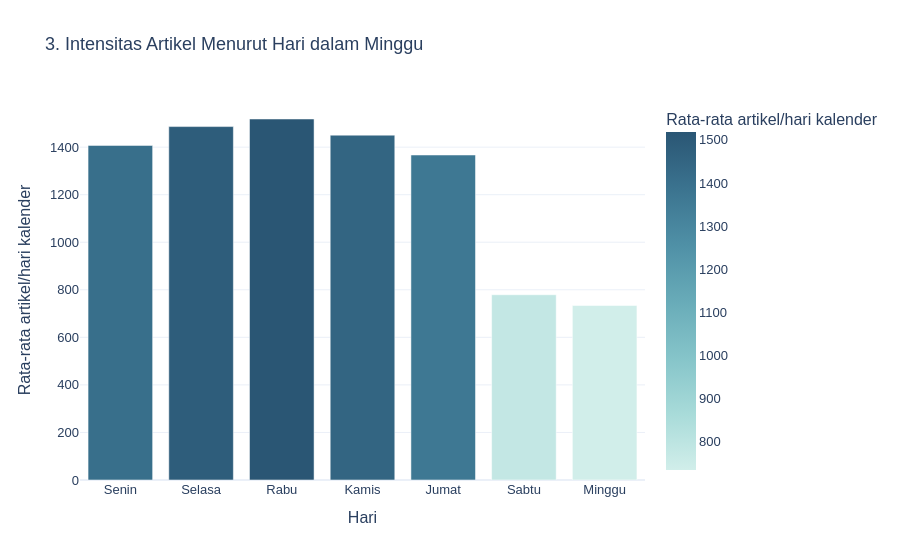

Notebook cell for this chart:
### Markdown cell above
## 3. Pola Hari dalam Minggu

Bandingkan rata-rata per hari kalender, bukan jumlah mentah: jumlah Senin dan
Minggu dalam tahun 2017 berbeda. Hari kosong dalam arsip tetap masuk denominator.

### Code cell
weekday = connection.execute("""
    SELECT weekday, SUM(artikel) AS artikel, COUNT(*) AS hari_kalender,
           COUNT(*) FILTER (WHERE ada_artikel) AS hari_teramati,
           AVG(artikel) AS rata_per_hari
    FROM daily_counts GROUP BY weekday ORDER BY weekday
""").df()
weekday['hari'] = [DAY_NAMES[int(day) - 1] for day in weekday['weekday']]
fig = px.bar(weekday, x='hari', y='rata_per_hari', hover_data=['artikel', 'hari_kalender', 'hari_teramati'],
             category_orders={'hari': DAY_NAMES}, color='rata_per_hari',
             labels={'hari': 'Hari', 'rata_per_hari': 'Rata-rata artikel/hari kalender'},
             title='3. Intensitas Artikel Menurut Hari dalam Minggu', color_continuous_scale='Teal')
show_and_save(fig, '03_weekday_pattern')

### Figure 1 — Plotly figure (JSON) as saved in the notebook; plotly's stock layout.template omitted (floating-point values rounded to 4 significant figures)
{"data": [{"customdata": [[73180.0, 52.0, 52.0], [77290.0, 52.0, 52.0], [78950.0, 52.0, 52.0], [75420.0, 52.0, 52.0], [71080.0, 52.0, 52.0], [40520.0, 52.0, 52.0], [38910.0, 53.0, 53.0]], "hovertemplate": "Hari=%{x}<br>Rata-rata artikel/hari kalender=%{marker.color}<br>artikel=%{customdata[0]}<br>hari_kalender=%{customdata[1]}<br>hari_teramati=%{customdata[2]}<extra></extra>", "legendgroup": "", "marker": {"color": [1407.0, 1486.0, 1518.0, 1450.0, 1367.0, 779.3, 734.2], "coloraxis": "coloraxis", "pattern": {"shape": ""}}, "name": "", "orientation": "v", "showlegend": false, "textposition": "auto", "type": "bar", "x": ["Senin", "Selasa", "Rabu", "Kamis", "Jumat", "Sabtu", "Minggu"], "xaxis": "x", "y": [1407.0, 1486.0, 1518.0, 1450.0, 1367.0, 779.3, 734.2], "yaxis": "y"}], "layout": {"barmode": "relative", "coloraxis": {"autocolorscale": false, "colorbar": {"title": {"text": "Rata-rata artikel/hari kalender"}}, "colorscale": [[0, "rgb(209, 238, 234)"], [0.1667, "rgb(168, 219, 217)"], [0.3333, "rgb(133, 196, 201)"], [0.5, "rgb(104, 171, 184)"], [0.6667, "rgb(79, 144, 166)"], [0.8333, "rgb(59, 115, 143)"], [1, "rgb(42, 86, 116)"]]}, "font": {"family": "Arial", "size": 13}, "hovermode": "closest", "legend": {"tracegroupgap": 0}, "title": {"text": "3. Intensitas Artikel Menurut Hari dalam Minggu"}, "xaxis": {"anchor": "y", "categoryarray": ["Senin", "Selasa", "Rabu", "Kamis", "Jumat", "Sabtu", "Minggu"], "categoryorder": "array", "domain": [0, 1], "title": {"text": "Hari"}}, "yaxis": {"anchor": "x", "domain": [0, 1], "title": {"text": "Rata-rata artikel/hari kalender"}}}}
